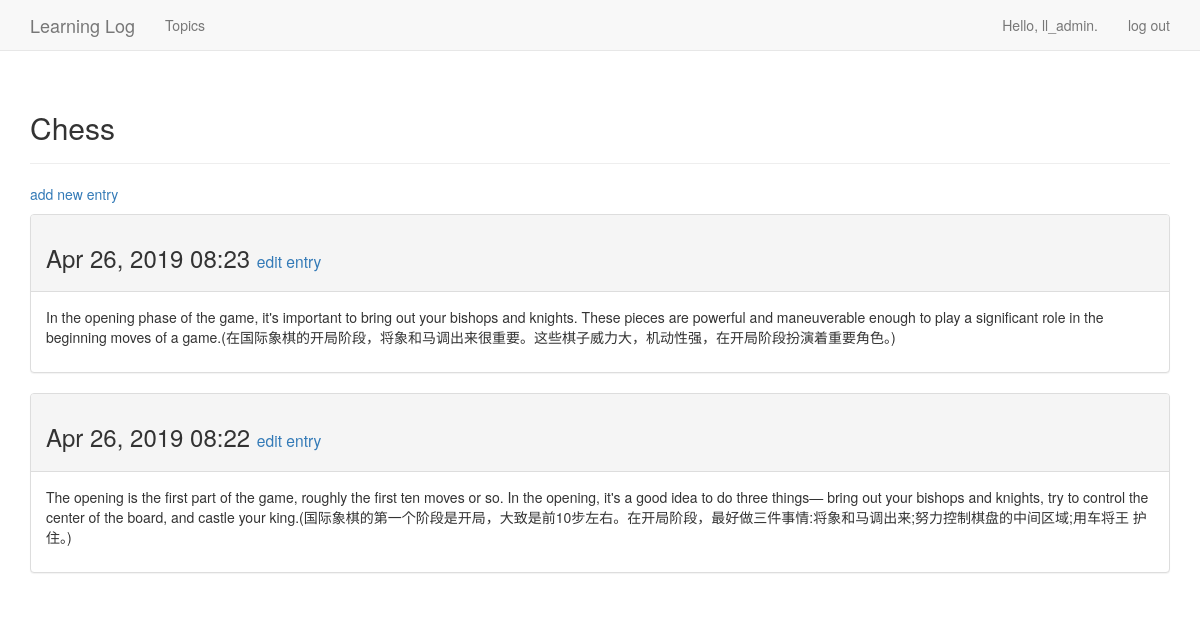
The page /topics/1/ (signed in) on the database its author committed.
### learning_logs/models.py (models this page shows, shortened)
class Topic(models.Model):
    text = models.CharField(max_length=200)
    date_added = models.DateTimeField(auto_now_add=True)
    owner = models.ForeignKey(User, on_delete=models.CASCADE)
    def __str__(self):
        return self.text

class Entry(models.Model):
    topic = models.ForeignKey(Topic, on_delete=models.CASCADE)
    text = models.TextField()
    date_added = models.DateTimeField(auto_now_add=True)
    class Meta:
        verbose_name_plural = 'entries'

### learning_logs/views.py (the view)
# urls.py: url(r'^topics/(?P<topic_id>\d+)/$', views.topic, name='topic'),
@login_required
def topic(request, topic_id):
    topic = Topic.objects.get(id=topic_id)
    if topic.owner != request.user:
        raise Http404
    entries = topic.entry_set.order_by('-date_added')
    context = {'topic': topic, 'entries': entries}
    return render(request, 'learning_logs/topic.html', context)

### templates/learning_logs/topic.html (shortened to what this page needs)
<!DOCTYPE html>
<html lang="en">
<head>
</head>
<body>
{% extends 'learning_logs/base.html' %}
{% block header %}
    <h2>{{ topic }}</h2>
{% endblock header %}
{% block content %}
    <p>
    <a href="{% url 'learning_logs:new_entry' topic.id %}">add new entry</a>
    </p>
{% for entry in entries %}
    <div class="panel panel-default">
    <div class="panel-heading">
        <h3>
    {{ entry.date_added|date:'M d, Y H:i' }} <small>
    <a href="{% url 'learning_logs:edit_entry' entry.id %}"> edit entry</a>
    </small> </h3>
    </div>
<div class="panel-body">
{{ entry.text|linebreaks }}
</div>
</div>
{% empty %}
There are no entries for this topic yet.
{% endfor %}
{% endblock content %}

### templates/learning_logs/base.html (shortened to what this page needs)
{% load bootstrap3 %}
<!DOCTYPE html>
<html lang="en">
<head>
    {% bootstrap_css %}
</head>
<body>
<nav class="navbar navbar-default navbar-static-top">
    <div class="container">
    <div class="navbar-header">
    <a class="navbar-brand" href="{% url 'learning_logs:index' %}">
        Learning Log</a>
    </div>
    <div id="navbar" class="navbar-collapse collapse">
        <ul class="nav navbar-nav">
        <li><a href="{% url 'learning_logs:topics' %}">Topics</a></li>
        </ul>
    <ul class="nav navbar-nav navbar-right">
        {% if user.is_authenticated %}
        <li><a>Hello, {{ user.username }}.</a></li>
        <li><a href="{% url 'users:logout' %}">log out</a></li>
        {% else %}
        <li><a href="{% url 'users:register' %}">register</a></li>
        <li><a href="{% url 'users:login' %}">log in</a></li>
    {% endif %}
    </ul>
    </div>
    </div>
</nav>
<div class="container">
<div class="page-header">
    {% block header %}{% endblock header %}
</div>
<div>
    {% block content %}{% endblock content %}
</div>
</div>
</body>
</html>

### rows shown on the page
Topic: text "Chess"
Entry: date_added "Apr 26, 2019 08:23", text "In the opening phase of the game, it's important to bring out your bishops and knights. These pieces are powerful and maneuverable enough to play a significant role in the beginning moves of a game.(在国际象棋的开局阶段，将象和马调出来很重要。这些棋子威力大，机动性强，在开局阶段扮演着重要角色。)"
Entry: date_added "Apr 26, 2019 08:22", text "The opening is the first part of the game, roughly the first ten moves or so. In the opening, it's a good idea to do three things— bring out your bishops and knights, try to control the center of the board, and castle your king.(国际象棋的第一个阶段是开局，大致是前10步左右。在开局阶段，最好做三件事情:将象和马调出来;努力控制棋盘的中间区域;用车将王 护住。)"

### other values the page prints
{{ user.username }} "ll_admin"
